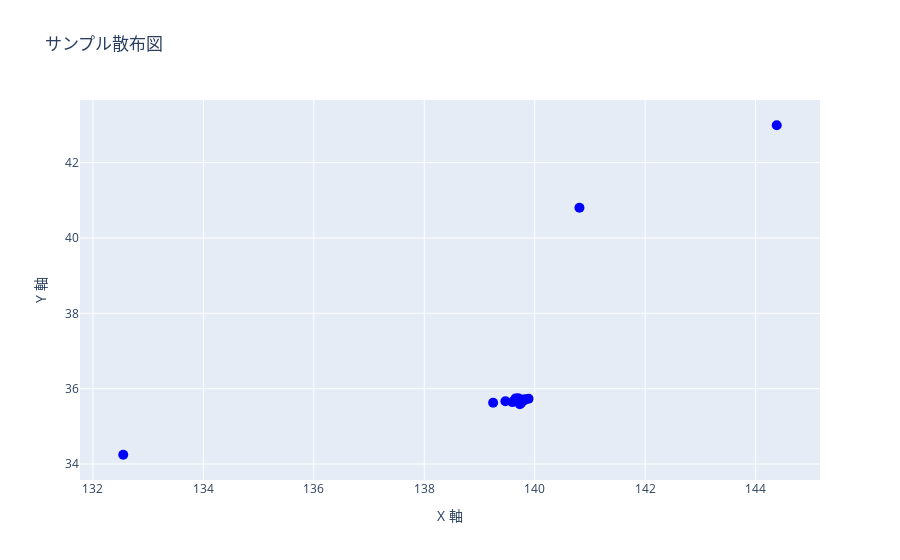

Notebook source saved alongside this figure:
### Code cell
visualize(x_coords=x_coords, y_coords=y_coords)

### Figure 1 — Plotly figure (JSON) as saved in the notebook; plotly's stock layout.template omitted (floating-point values rounded to 4 significant figures)
{"data": [{"marker": {"color": "blue", "size": 10, "symbol": "circle"}, "mode": "markers", "type": "scatter", "x": [139.7, 139.7, 139.8, 139.7, 139.2, 139.7, 139.6, 139.8, 139.7, 139.8, 139.7, 139.9, 140.8, 139.8, 139.7, 139.8, 144.4, 139.5, 132.5, 139.8], "y": [35.59, 35.66, 35.69, 35.7, 35.63, 35.74, 35.64, 35.7, 35.75, 35.61, 35.69, 35.73, 40.8, 35.71, 35.68, 35.68, 42.99, 35.67, 34.25, 35.72]}], "layout": {"showlegend": false, "title": {"text": "サンプル散布図"}, "xaxis": {"title": {"text": "X 軸"}}, "yaxis": {"title": {"text": "Y 軸"}}}}
